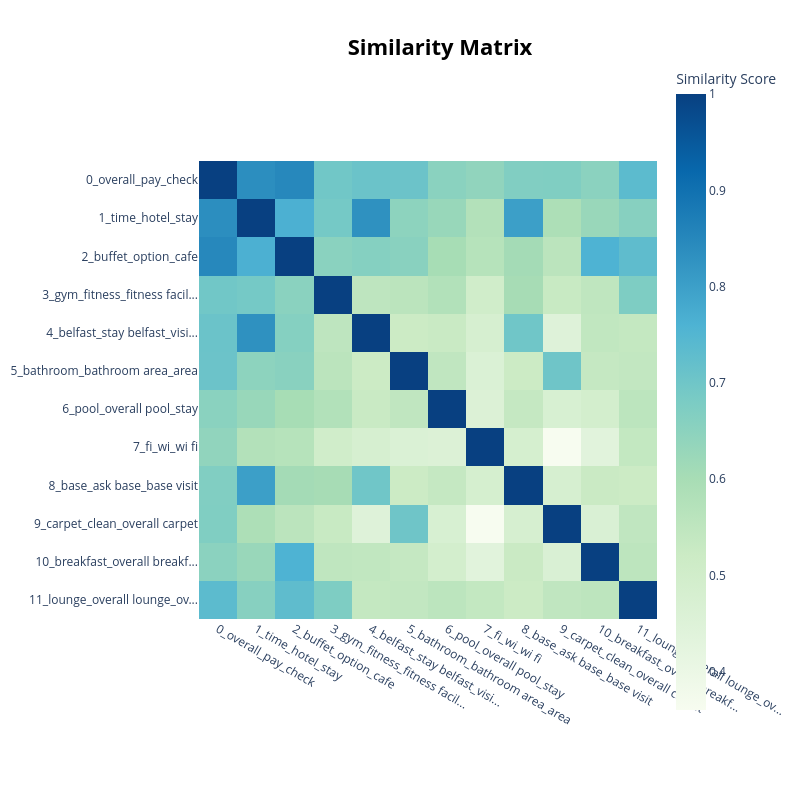

Notebook code for this chart:
### Code cell
topic_model.visualize_heatmap()

### Figure 1 — Plotly figure (JSON) as saved in the notebook; plotly's stock layout.template omitted (floating-point values rounded to 4 significant figures; data arrays with more than 128 entries replaced by an {"elided": "..."} marker saying what was removed)
{"data": [{"coloraxis": "coloraxis", "hovertemplate": "x: %{x}<br>y: %{y}<br>Similarity Score: %{z}<extra></extra>", "name": "0", "type": "heatmap", "x": ["0_overall_pay_check", "1_time_hotel_stay", "2_buffet_option_cafe", "3_gym_fitness_fitness facil...", "4_belfast_stay belfast_visi...", "5_bathroom_bathroom area_area", "6_pool_overall pool_stay", "7_fi_wi_wi fi", "8_base_ask base_base visit", "9_carpet_clean_overall carpet", "10_breakfast_overall breakf...", "11_lounge_overall lounge_ov..."], "xaxis": "x", "y": ["0_overall_pay_check", "1_time_hotel_stay", "2_buffet_option_cafe", "3_gym_fitness_fitness facil...", "4_belfast_stay belfast_visi...", "5_bathroom_bathroom area_area", "6_pool_overall pool_stay", "7_fi_wi_wi fi", "8_base_ask base_base visit", "9_carpet_clean_overall carpet", "10_breakfast_overall breakf...", "11_lounge_overall lounge_ov..."], "yaxis": "y", "z": {"elided": "12x12 float values"}}], "layout": {"coloraxis": {"colorbar": {"title": {"text": "Similarity Score"}}, "colorscale": [[0, "rgb(247,252,240)"], [0.125, "rgb(224,243,219)"], [0.25, "rgb(204,235,197)"], [0.375, "rgb(168,221,181)"], [0.5, "rgb(123,204,196)"], [0.625, "rgb(78,179,211)"], [0.75, "rgb(43,140,190)"], [0.875, "rgb(8,104,172)"], [1, "rgb(8,64,129)"]]}, "height": 800, "hoverlabel": {"bgcolor": "white", "font": {"family": "Rockwell", "size": 16}}, "legend": {"title": {"text": "Trend"}}, "margin": {"t": 60}, "showlegend": true, "title": {"font": {"color": "Black", "size": 22}, "text": "<b>Similarity Matrix</b>", "x": 0.55, "xanchor": "center", "y": 0.95, "yanchor": "top"}, "width": 800, "xaxis": {"anchor": "y", "constrain": "domain", "domain": [0, 1], "scaleanchor": "y"}, "yaxis": {"anchor": "x", "autorange": "reversed", "constrain": "domain", "domain": [0, 1]}}}
